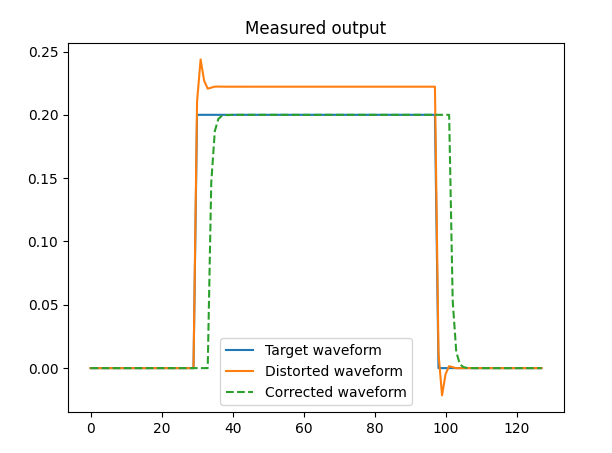

Here is the Python script that generated this plot:
import time
from typing import List
import matplotlib.pyplot as plt
from qm.qua import *
from qm.QuantumMachinesManager import SimulationConfig, QuantumMachinesManager, LoopbackInterface
import numpy as np
import scipy.signal as signal
import scipy.optimize as opti

qmm = QuantumMachinesManager()

with program() as filter_optimization:
    stream = declare_stream(adc_trace=True)
    measure("readoutOp", "flux1", stream)
    with stream_processing():
        stream.input1().save("adc")

pulse_len = 128
tof = 248

waveform = [0.0] * 30 + [0.2] * (pulse_len - 60) + [0.0] * 30

# We use an arbitrarily selected filter for distorting the signal
distorted_waveform = signal.lfilter(
    np.array([1]), np.array([0.95, -0.15, 0.1]), waveform
)


def perform(params: List[float]):
    params = np.array(params)

    feedback_filter = params[:M]
    feedforward_filter = params[M:]
    print("feedback:", feedback_filter)
    print("feedforward:", feedforward_filter)
    if bCalc:  # Use the signal module to simulate the filter behavior.
        corrected_signal = signal.lfilter(
            feedforward_filter, feedback_filter, distorted_waveform
        )
    else:  # Use the OPX to get the real data (simulated in this case).
        config = {
            "version": 1,
            "controllers": {
                "con1": {
                    "type": "opx1",
                    "analog_outputs": {
                        1: {
                            "offset": +0.0,
                            "filter": {
                                "feedback": feedback_filter,
                                "feedforward": feedforward_filter,
                            },
                        },
                    },
                    "analog_inputs": {
                        1: {"offset": +0.0},
                    },
                },
            },
            "elements": {
                "flux1": {
                    "singleInput": {"port": ("con1", 1)},
                    "outputs": {"output1": ("con1", 1)},
                    "intermediate_frequency": 10,
                    "operations": {
                        "readoutOp": "readoutPulse",
                    },
                    "time_of_flight": tof,
                    "smearing": 0,
                },
            },
            "pulses": {
                "readoutPulse": {
                    "operation": "measure",
                    "length": pulse_len,
                    "waveforms": {"single": "const_wf"},
                    "digital_marker": "ON",
                    "integration_weights": {"x": "xWeights", "y": "yWeights"},
                },
            },
            "waveforms": {
                "const_wf": {"type": "arbitrary", "samples": distorted_waveform},
            },
            "digital_waveforms": {
                "ON": {"samples": [(1, 0)]},
            },
            "integration_weights": {
                "xWeights": {
                    "cosine": [1.0] * (pulse_len // 4),
                    "sine": [0.0] * (pulse_len // 4),
                },
                "yWeights": {
                    "cosine": [0.0] * (pulse_len // 4),
                    "sine": [1.0] * (pulse_len // 4),
                },
            },
        }

        job = qmm.simulate(
            config,
            filter_optimization,
            SimulationConfig(
                duration=150,
                simulation_interface=LoopbackInterface(
                    [("con1", 1, "con1", 1)], latency=200
                ),
            ),
        )
        job.result_handles.wait_for_all_values()
        corrected_signal = -job.result_handles.adc.fetch_all() / 4096

    corr = np.correlate(corrected_signal, waveform, "full") / (
        np.sqrt(
            np.correlate(corrected_signal, corrected_signal)
            * np.correlate(waveform, waveform)
        )
    )

    loss = (1 - np.max(corr))

    print("loss:", loss)
    if bPlot:
        plt.plot(waveform)
        plt.plot(distorted_waveform)
        plt.plot(corrected_signal * np.sum(waveform) / np.sum(corrected_signal), "--")
        plt.legend(["Target waveform", "Distorted waveform", "Corrected waveform"])
        if bCalc:
            plt.title('Output according to the SciPy signal module')
        else:
            plt.title('Measured output')
        print(f"delay ~ {np.argmax(corr) - len(waveform) + 1}ns")
    return loss


M = 2  # number of feedback taps 0, 1, 2.
eps = 1e-10
param_number = 10
initial_simplex = np.zeros([param_number + 1, param_number])
initial_simplex[0, :] = np.array([0.01] * M + [0.8] + [0.01] * (param_number - 1 - M))
for i in range(param_number):
    initial_simplex[i + 1, :] = initial_simplex[0, :]
    initial_simplex[i + 1, i] = initial_simplex[0, i] + 0.2

bCalc = False
bPlot = False
if bCalc:  # Since it is only a calculation, we can let it converge to stricter values.
    fatol = 1e-7
    xatol = 1e-3
else:
    fatol = 1e-5
    xatol = 1e-2

start_time = time.time()
solver = opti.minimize(
    perform,
    # Ignored when there is a simplex, but this is also a good starting point.
    np.array([0] * M + [1] + [0] * (param_number - 1 - M)) + 0.2 * np.random.rand(param_number),
    method="Nelder-Mead",
    options={
        "initial_simplex": initial_simplex,
        "fatol": fatol,
        "xatol": xatol,
        "adaptive": False,
    },
    bounds=opti.Bounds([-2 + eps] * (M > 0) +  # First feedback tap is bounded at (-2,2)
                       [-1 + eps] * (M > 1) +  # Second feedback tap is bounded at (-1,1)
                       [-1] * (param_number - (M > 0) - (M > 1)),  # feedforward taps are bounded at [-1,1]
                       [2 - eps] * (M > 0) +  # First feedback tap is bounded at (-2,2)
                       [1 - eps] * (M > 1) +  # Second feedback tap is bounded at (-1,1)
                       [1] * (param_number - (M > 0) - (M > 1)),  # feedforward taps are bounded at [-1,1]
                       ),
)

print(f'It took {int((time.time() - start_time)//60)}:{int((time.time() - start_time)%60)} minutes')
bPlot = True
bCalc = False
perform(solver.x)

plt.figure()
corrected_waveform = signal.lfilter(
    np.array(solver.x[M:]), np.array(solver.x[:M]), distorted_waveform
)
norm = np.sum(waveform) / np.sum(corrected_waveform)
corrected_waveform = signal.lfilter(
    np.array(solver.x[M:]*norm), np.array(solver.x[:M]), distorted_waveform
)

plt.plot(waveform)
plt.plot(distorted_waveform)
plt.plot(corrected_waveform, "--")
plt.legend(["Target waveform", "Distorted waveform", "Corrected waveform"])
plt.title('Output according to the SciPy signal module')
